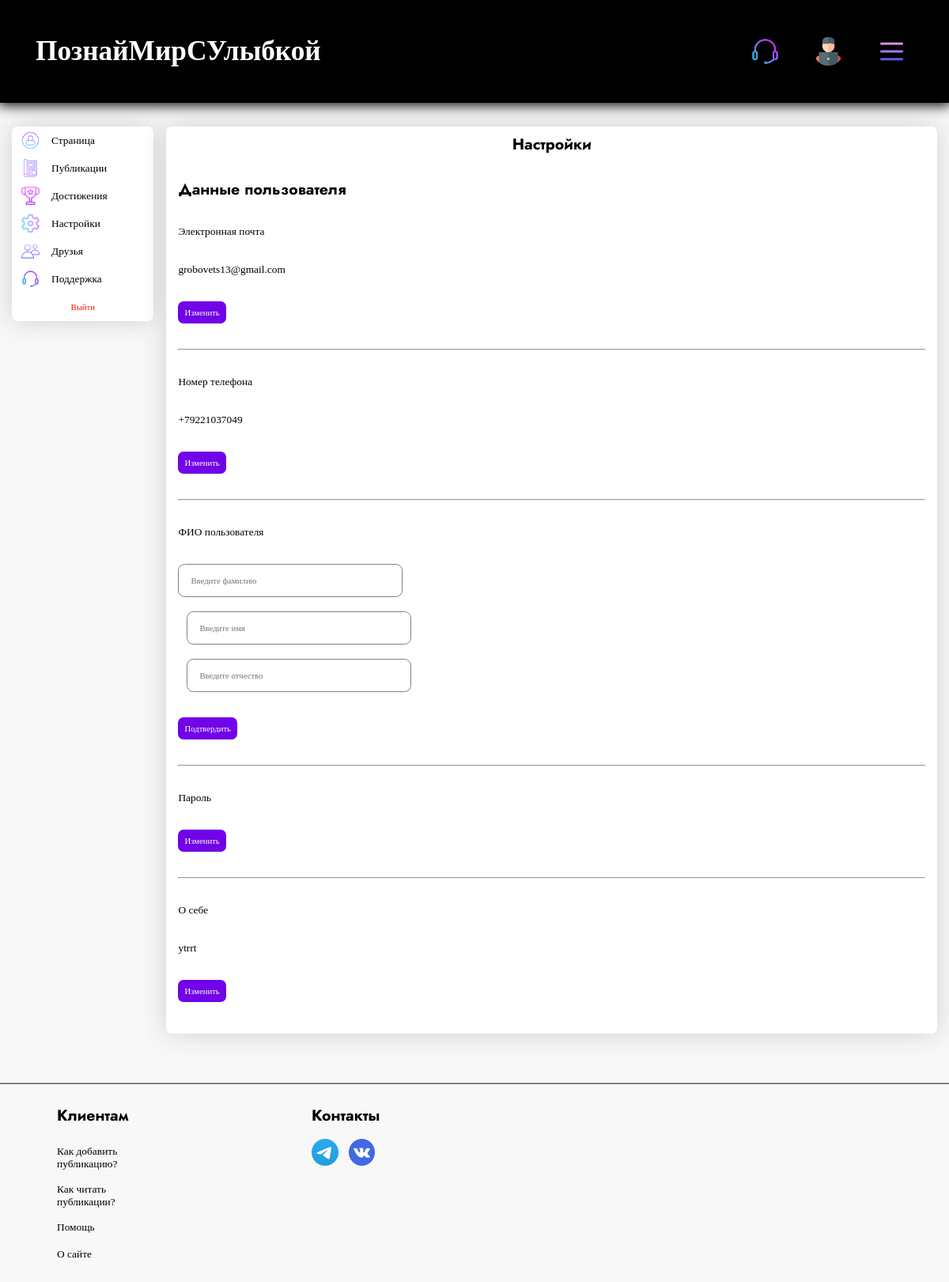
Page /profile/alex/settings (signed in) on the committed database.
### tables this page shows
CREATE TABLE menu_logged (
            text VARCHAR(80) NOT NULL,
            url VARCHAR(80) NOT NULL,
            img_url VARCHAR(80) NOT NULL,
            class VARCHAR(80) NOT NULL
            );

CREATE TABLE menu_profile (
                text VARCHAR(80) NOT NULL,
                url VARCHAR(80) NOT NULL,
                img_url VARCHAR(80) NOT NULL,
                class VARCHAR(80) NOT NULL
                );

CREATE TABLE users (
                        id INTEGER PRIMARY KEY,
                        name VARCHAR(20) NOT NULL,
                        password VARCHAR(30) NOT NULL,
                        avatar VARCHAR(80) NOT NULL,
                        add_info VARCHAR(120) NOT NULL,
                        type_info VARCHAR(30) NOT NULL,
                        email VARCHAR(100),
                        number VARCHAR(13),
                        date DATETIME NOT NULL,
                        first_name VARCHAR(50),
                        surname VARCHAR(60),
                        last_name VARCHAR(60),
                        about_me TEXT,
                        coins TINYINT DEFAULT 0
                        );

### app.py (the view)
@app.route('/profile/<name>/settings', methods=['POST', 'GET'])
@login_required
def settings(name):
    return render_template('profile_settings.html',
                           links_header=db.get_info_menu_right(current_user),
                           title=f'Настройки',
                           menu=db.profile_menu(),
                           links_header_text=db.get_info_menu_left(),
                           form_exit=ExitForm(),
                           info=db.find_user(current_user.get_name()),
                           form_email=ChangeEmailForm(),
                           form_number=ChangeNumberForm(),
                           form_fio=ChangeFioForm(),
                           form_about_me=ChangeAboutMeForm(),
                           none=None,
                           bool=bool,
                           session=session)

### forms.py
class ExitForm(FlaskForm):
    submit1 = SubmitField('Выйти')

class ChangeEmailForm(Submit):
    email = StringField(validators=[Email(), DataRequired()])

### app.py (called while the page is built)
@login_manager.user_loader
def load_user(user_id):
    return UserLogin().add_info_user(user_id, db)

### database.py (called while the page is built)
    def get_info_menu_right(self, current_user):
        if current_user.is_authenticated:
            self.cursor.execute('SELECT * FROM menu_logged')
            res = self.cursor.fetchall()
            return res
        self.cursor.execute('SELECT * FROM menu')
        res = self.cursor.fetchall()
        return res

    def get_info_menu_left(self):
        self.cursor.execute('SELECT * FROM menu_text')
        res = self.cursor.fetchall()
        return res

    def profile_menu(self):
        self.cursor.execute('SELECT * FROM menu_profile')
        return self.cursor.fetchall()

    def find_user(self, name):
        self.cursor.execute(f"""SELECT *
                                FROM users
                                WHERE name = '{name}'
                                """)
        return self.cursor.fetchone()

    def get_info_user(self, user_id):
        self.cursor.execute(f"""SELECT *
                                FROM users
                                WHERE id = {user_id}""")
        return self.cursor.fetchone()

### user_login.py (called while the page is built)
    def add_info_user(self, user_id, db):
        self.__user = db.get_info_user(user_id)
        return self

    def get_name(self):
        return str(self.__user['name'])

### templates/profile_settings.html (shortened to what this page needs)
{% extends 'profile.html' %}
{% block window %}
  <h3 align = 'center' style = 'margin-bottom: 1.5em;'> Настройки </h3>
  <h3> Данные пользователя </h3>
   <div class = 'email_user'>
     <div class = 'block1_settings'>
      <p> Электронная почта </p>
    </div>
    {% if info['email'] %}
      <div class = 'without_form_settings email_form'>
        <div class = 'block2_settings'>
          <p class = 'info_settings_text'> {{info['email']}} </p>
        </div>
        <div class = 'block3_settings'>
          <input type = 'button' value = 'Изменить'  class = 'change_info_btn hover_submit' id = 'submit_filter' onclick = 'open_menu_form("email_form")'>
        </div>
      </div>
    {% else %}
      <form action = '/add_email' method = 'post' class = 'change_info_form email_form'>
    {% endif %}
  </div>
  <hr>
  <div class = 'number_user'>
    <div class = 'block1_settings'>
      <p> Номер телефона </p>
    </div>
    {% if info['number'] %}
      <div class = 'without_form_settings number_form'>
        <div class = 'block2_settings'>
          <p class = 'info_settings_text'> {{info['number']}} </p>
        </div>
        <div class = 'block3_settings'>
          <input type = 'button' value = 'Изменить' class = 'change_info_btn submit_filter hover_submit' id = 'submit_filter' onclick = 'open_menu_form("number_form")'>
        </div>
      </div>
    {% else %}
      <form action = '/add_number' method = 'post' class = 'change_info_form number_form'>
    {% endif %}
  </div>
  <hr>
  <div class = 'fio_user'>
    <div class = 'block1_settings'>
      <p> ФИО пользователя </p>
    </div>
    {% if info['first_name'] %}
      <div class = 'without_form_settings fio_form'>
        <div class = 'block2_settings'>
          <p class = 'info_settings_text'> {{info['surname']}} {{info['first_name']}} {{info['last_name']}} </p>
        </div>
        <div class = 'flash_settings_div'>
          <p></p>
        </div>
        <div class = 'block3_settings'>
          <input type = 'button' value = 'Изменить'  class = 'change_info_btn submit_filter hover_submit' id = 'submit_filter' onclick = 'open_menu_form("fio_form")'>
        </div>
      </div>
      <form action = '/add_fio' method = 'post' class = 'change_info_form fio_form' style = 'display: none;'>
    {% else %}
      <form action = '/add_fio' method = 'post' class = 'change_info_form fio_form'>
    {% endif %}
        <div class = 'block2_settings fio_inputs_settings'>
          {{form_fio.sur(placeholder = 'Введите фамилию', class = 'fio input_field', value = '' if info['surname'] is none else info['surname'],
          style = 'margin: 0')}}
          {{form_fio.first(placeholder = 'Введите имя', class = 'fio input_field margin_fio', value = '' if info['first_name'] is none else info['first_name'])}}
          {{form_fio.last(placeholder = 'Введите отчество', class = 'fio input_field margin_fio', value = '' if info['last_name'] is none else info['last_name'])}}
        </div>
        <div class = 'block3_settings'>
          {{form_fio.submit(id = 'submit_filter', class = 'hover_submit')}}
        </div>
      </form>
  </div>
  <hr>
  <div class = 'password_user'>
    <div class = 'block1_settings'>
      <p> Пароль </p>
    </div>
    <div class = 'block3_settings'>
      <a href = 'change_password1'>
        <input type = 'button' value = 'Изменить'  class = 'hover_submit' id = 'submit_filter'>
      </a>
    </div>
  </div>
  <hr>
  <div class = 'about_me_user'>
    <div class = 'block1_settings'>
      <p> О себе </p>
    </div>
    {% if info['about_me'] %}
      <div class = 'without_form_settings about_me_form'>
        <div class = 'block2_settings'>
          <p class = 'info_settings_text'> {{info['about_me']}} </p>
        </div>
        <div class = 'block3_settings'>
          <input type = 'button' value = 'Изменить'  class = 'change_info_btn submit_filter hover_submit' id = 'submit_filter' onclick = 'open_menu_form("about_me_form")'>
        </div>
      </div>
    {% else %}
      <form action = '/add_about_me' method = 'post' class = 'change_info_form about_me_form'>
    {% endif %}
  </div>
{% endblock %}

### templates/profile.html (shortened to what this page needs)
{% extends 'index.html' %}
{% block content %}
  <div class = 'profile_main_div'>
    <div class = 'menu_profile_div'>
      <form class = 'menu_profile_form' method = 'post' action = '/logout'>
        {% for link in menu %}
          {% if link['class'] != 'exit_link' %}
          <a href = '{{link["url"]}}' class = '{{link["class"]}} link_profile border_bottom'>
            <img src = '{{link["img_url"]}}' class = 'img_profile_link'>
            <p class = 'text_link_profile'> {{link['text']}} </p>
          </a>
          {% else %}
            <div class = 'exit_link_btn'>
              {{form_exit.submit1(class =  'exit_link link_profile')}}
            </div>
          {% endif %}
        {% endfor %}
      </form>
      <div class = 'empty_div'>
      </div>
    </div>
    <div class = 'window_profile_div'>
        {% block window %}{% endblock %}
    </div>
  </div>
{% endblock %}

### templates/index.html (shortened to what this page needs)
<!DOCTYPE html>
<html lang="en">
<head>
    <link rel = 'stylesheet' href = '{{url_for("static", filename="css/style.css")}}'>
</head>
{% block body %}
<body style = 'background: #f8f8f8'>
  <div class = 'dark_screen'>
{% endblock %}
    <div class = 'header'>
        {% if current_user.is_authenticated %}
        <a href = '/profile/{{current_user.get_name()}}'>
        {% else %}
        <a href = '/'>
        {% endif %}
          <h1> ПознайМирСУлыбкой </h1>
        </a>
        {% block links_header %}
            {% for link in links_header %}
            <a class = 'block_link_header {{link["class"]}}' href = '{{link["url"]}}'>
                <img src = '{{link["img_url"]}}' class = 'img_link_header'>
            </a>
            {% endfor %}
        {% endblock %}
        <div class = 'menu_links_header_div'>
          <button class = 'menu_links_header_btn' onclick = 'open_menu_links_header()'>
            <img src = '{{url_for("static", filename="images/menu_iconic.png")}}' class = 'menu_links_header_img'>
          </button>
        </div>
    </div>
    {% block content %}{% endblock %}
    {% block footer %}
    <footer>
      <div class = 'content_footer'>
        <div class = 'clients_div'>
          <h3 style = 'margin-left: 8px'> Клиентам </h3>
          <div class = 'links_clients_div'>
            <div class = 'footer_link_div'>
              <button class = 'footer_help_btn'>
                <p style = 'word-break: break-word; text-align: left'> Как добавить публикацию? </p>
              </button>
            </div>
            <div class = 'footer_link_div'>
              <button class = 'footer_help_btn'>
                <p style = 'word-break: break-word; text-align: left'> Как читать публикации? </p>
              </button>
            </div>
            <div class = 'footer_link_div'>
              <a href = '/support' class = 'footer_link'>
                <p style = 'word-break: break-word; text-align: left'> Помощь </p>
              </a>
            </div>
            <div class = 'footer_link_div'>
              <button class = 'footer_help_btn'>
                <p style = 'word-break: break-word; text-align: left'> О сайте </p>
              </button>
            </div>
          </div>
        </div>
        <div class = 'connect_div'>
          <h3> Контакты </h3>
          <div class = 'iconic_div_footer'>
            <a href = 'https://t.me/rayson0_0' class = 'iconic_footer_a'>
              <img src = '{{url_for("static", filename="images/iconic/telegram.png")}}' class = 'iconic_img_footer'>
            </a>
            <a href = 'https://vk.com/id818581144' class = 'iconic_footer_a' style = 'margin-left: 1em'>
              <img src = '{{url_for("static", filename="images/iconic/vk.png")}}' class = 'iconic_img_footer'>
            </a>
          </div>
        </div>
      </div>
    </footer>
    {% endblock %}
  </div>
</body>
</html>

### rows in the picture
menu_logged: img_url (picture)
menu_logged: img_url (picture)
menu_profile: img_url (placeholder picture), text "Страница"
menu_profile: img_url (picture), text "Публикации"
menu_profile: img_url (picture), text "Достижения"
menu_profile: img_url (picture), text "Настройки"
menu_profile: img_url (picture), text "Друзья"
menu_profile: img_url (picture), text "Поддержка"
users: email "grobovets13@gmail.com", number "+79221037049", about_me "ytrrt"
